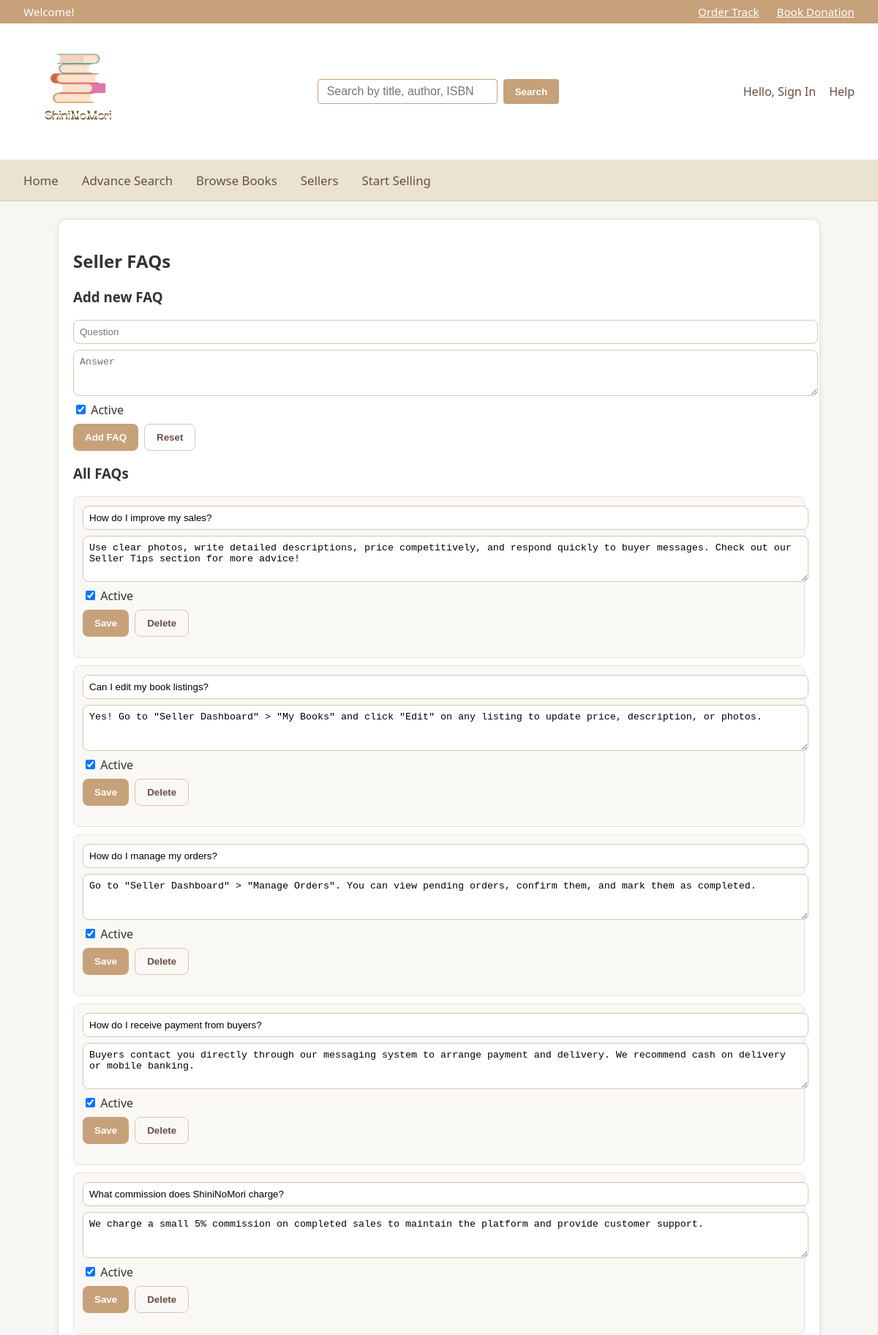
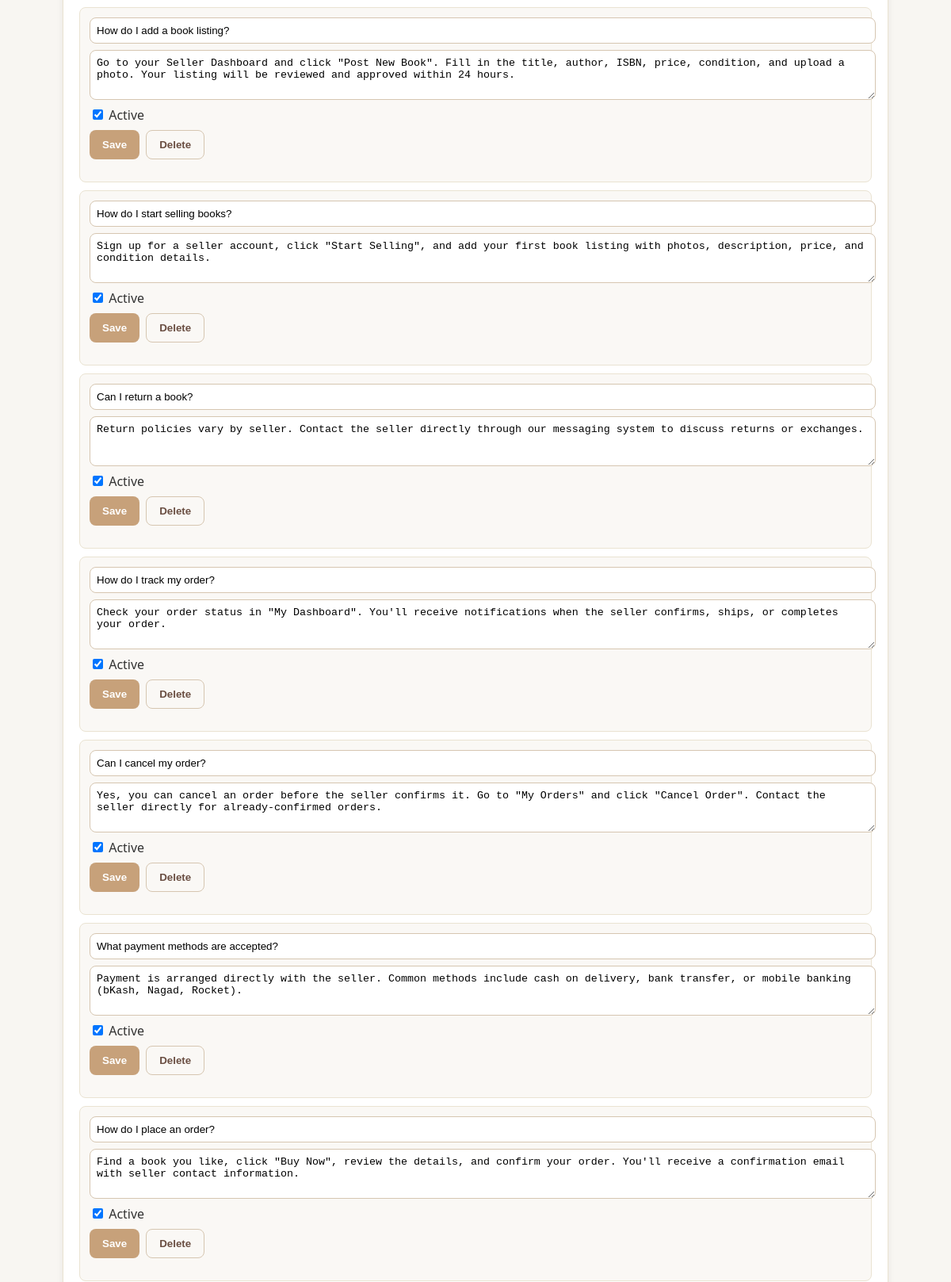
Page /admin_faqs.php (signed in, upper part) on the committed database (2 pictures, top to bottom).
### tables this page shows
CREATE TABLE IF NOT EXISTS faqs (
    id INT AUTO_INCREMENT PRIMARY KEY,
    question VARCHAR(500) NOT NULL,
    answer TEXT NOT NULL,
    category ENUM('general','buyer','seller') DEFAULT 'general',
    is_active TINYINT(1) DEFAULT 1,
    display_order INT DEFAULT 0,
    created_at TIMESTAMP DEFAULT CURRENT_TIMESTAMP,
    updated_at TIMESTAMP DEFAULT CURRENT_TIMESTAMP ON UPDATE CURRENT_TIMESTAMP,
    INDEX idx_faq_category (category),
    INDEX idx_faq_active (is_active),
    INDEX idx_faq_order (display_order)
);

### inc/faq.php (called while the page is built, shortened)
<?php
if (!function_exists('faq_ensure_table')) {
    function faq_ensure_table(mysqli $mysqli): void {
        $sql = "CREATE TABLE IF NOT EXISTS faqs (
            id INT AUTO_INCREMENT PRIMARY KEY,
            question TEXT NOT NULL,
            answer TEXT NOT NULL,
            is_active TINYINT(1) NOT NULL DEFAULT 1,
            created_at TIMESTAMP DEFAULT CURRENT_TIMESTAMP,
            updated_at TIMESTAMP DEFAULT CURRENT_TIMESTAMP ON UPDATE CURRENT_TIMESTAMP
        ) ENGINE=InnoDB DEFAULT CHARSET=utf8mb4";
    }
}
if (!function_exists('faq_all')) {
    function faq_all(mysqli $mysqli, bool $only_active = true, ?int $limit = null): array {
        $where = $only_active ? 'WHERE is_active = 1' : '';
        $limitSql = ($limit && $limit > 0) ? ' LIMIT ' . (int)$limit : '';
        $res = mysqli_query($mysqli, "SELECT id, question, answer, is_active, created_at, updated_at FROM faqs {$where} ORDER BY id DESC{$limitSql}");
        $rows = [];
        if ($res) { while ($r = mysqli_fetch_assoc($res)) { $rows[] = $r; } }
        return $rows;
    }
}
?>

### admin_faqs.php (the view, shortened to what this page needs)
<?php
require_once __DIR__ . '/inc/db.php';
require_once __DIR__ . '/inc/faq.php';
$faqs = faq_all($mysqli, false);
function h($v){ return htmlspecialchars((string)$v, ENT_QUOTES, 'UTF-8'); }
?>
<!DOCTYPE html>
<html lang="en">
<head>
    <link rel="stylesheet" href="styles/main.css">
    <link rel="stylesheet" href="styles/components.css">
</head>
<body>
    <?php $activePage = ''; include __DIR__ . '/inc/site_header.php'; ?>
    <main class="admin-wrap">
        <h2>Seller FAQs</h2>
        <h3>Add new FAQ</h3>
        <form method="POST" class="form-grid">
            <input type="text" name="question" placeholder="Question" required>
            <textarea name="answer" rows="3" placeholder="Answer" required></textarea>
            <label><input type="checkbox" name="is_active" checked> Active</label>
            <div class="actions">
                <button type="submit" class="btn btn-primary">Add FAQ</button>
                <button type="reset" class="btn btn-secondary">Reset</button>
            </div>
        </form>
        <h3>All FAQs</h3>
        <?php foreach ($faqs as $f): ?>
            <div class="faq-row">
                <form method="POST" class="form-grid">
                    <input type="text" name="question" value="<?= h($f['question']) ?>" required>
                    <textarea name="answer" rows="3" required><?= h($f['answer']) ?></textarea>
                    <label><input type="checkbox" name="is_active" <?= $f['is_active'] ? 'checked' : '' ?>> Active</label>
                    <div class="actions">
                        <button type="submit" class="btn btn-primary">Save</button>
                        <button formmethod="POST" formaction="admin_faqs.php" name="action" value="delete" class="btn btn-secondary" onclick="return confirm('Delete this FAQ?')">Delete</button>
                    </div>
                </form>
            </div>
        <?php endforeach; ?>
    </main>
</body>
</html>

### inc/site_header.php (shortened to what this page needs)
<?php
$active = isset($activePage) ? $activePage : '';
?>
<header>
    <div class="top-bar">
        <span>Welcome!</span>
        <?php if (!empty($_SESSION['user_id'])): ?>
            <a href="#" id="order-track">Order Track</a>
        <?php endif; ?>
        <a href="donate.html">Book Donation</a>
    </div>
    <div class="main-header">
        <div class="header-left">
            <a href="index.php" class="logo">
                <img src="others/freepik-vintage-elegant-book-store-logo-20250927055224SgR2.png" alt="ShiniNoMori Logo" style="height:150px;display:block;">
            </a>
        </div>
        <div class="header-center">
            <form id="search-form-header" action="browse.php" method="GET">
                <input type="text" name="keywords" placeholder="Search by title, author, ISBN" value="<?= htmlspecialchars($_GET['keywords'] ?? '', ENT_QUOTES, 'UTF-8') ?>">
                <button type="submit">Search</button>
            </form>
        </div>
        <div class="header-right">
            <a href="signin.php" id="signin-link">Hello, Sign In</a>
            <a href="faq.html">Help</a>
        </div>
    </div>
    <nav class="nav-bar">
    <a href="index.php" class="<?= $active==='home' ? 'active' : '' ?>">Home</a>
    <a href="advance_search.php" class="<?= $active==='search' ? 'active' : '' ?>">Advance Search</a>
        <a href="browse.php" class="<?= $active==='browse' ? 'active' : '' ?>">Browse Books</a>
        <a href="sellers.php" class="<?= $active==='sellers' ? 'active' : '' ?>">Sellers</a>
        <a href="start-selling.php" id="start-selling-link" class="<?= $active==='start-selling' ? 'active' : '' ?>">Start Selling</a>
    </nav>
</header>

### styles/main.css (style rules this page uses)
body { margin: 0; font-family: 'Segoe UI', Arial, sans-serif; background: #f8f6f2; color: #333; }
main { max-width: 900px; margin: 40px auto 0 auto; padding: 20px; background: #fff; border-radius: 8px; box-shadow: 0 2px 8px rgba(0,0,0,0.07); }

### styles/components.css (style rules this page uses)
.top-bar { background: #c7a17a; color: #fff; font-size: 0.95rem; padding: 6px 0; display: flex; justify-content: flex-end; gap: 24px; align-items: center; padding-right: 32px; }
.top-bar span { margin-right: auto; margin-left: 32px; font-weight: 500; }
.top-bar a { color: #fff; text-decoration: underline; font-weight: 500; }
.main-header { display: flex; justify-content: space-between; align-items: center; background: #fff; padding: 18px 32px; border-bottom: 1px solid #eae3d2; }
.logo { font-size: 1.4rem; font-weight: bold; color: #6a4e42; text-decoration: none; }
.header-center form { display: flex; gap: 8px; }
.header-center input[type="text"] { padding: 7px 12px; border: 1px solid #c7a17a; border-radius: 4px; font-size: 1rem; width: 220px; }
.header-center button { padding: 7px 16px; background: #c7a17a; color: #fff; border: none; border-radius: 4px; font-weight: bold; cursor: pointer; transition: background 0.2s; }
.header-right { display: flex; gap: 18px; align-items: center; }
.header-right a { color: #6a4e42; text-decoration: none; font-weight: 500; position: relative; }
.nav-bar { display: flex; gap: 32px; background: #eae3d2; padding: 12px 32px; border-bottom: 1px solid #d6c6b1; }
.nav-bar a { color: #6a4e42; text-decoration: none; font-weight: 500; font-size: 1.05rem; padding: 4px 0; transition: color 0.2s; }
.btn { display: inline-block; border: none; cursor: pointer; }
.btn-primary { padding: 10px 16px; background: #c7a17a; color: #fff; border-radius: 8px; font-weight: 700; transition: background 0.2s, transform 0.02s; }
.btn-secondary { padding: 10px 16px; background: transparent; color: #6a4e42; border: 1px solid #d6c6b1; border-radius: 8px; font-weight: 600; transition: background 0.2s, color 0.2s, border-color 0.2s; }

### admin_faqs.php (style rules this page uses)
.admin-wrap { max-width:1000px;margin:24px auto;background:#fff;border-radius:12px;border:1px solid #eae3d2;padding:20px; }
.faq-row { border:1px solid #eae3d2;border-radius:8px;padding:12px;margin-bottom:10px;background:#faf8f5; }
.form-grid { display:grid;grid-template-columns:1fr;gap:8px;margin-bottom:16px }
textarea, input[type=text] { padding:8px;border:1px solid #d6c6b1;border-radius:8px;width:100% }
.actions { display:flex;gap:8px }

### rows in the picture
faqs: question "How do I improve my sales?", answer "Use clear photos, write detailed descriptions, price competitively, and respond quickly to buyer messages. Check out our Seller Tips section for more advice!", is_active "☑"
faqs: question "Can I edit my book listings?", answer "Yes! Go to \"Seller Dashboard\" > \"My Books\" and click \"Edit\" on any listing to update price, description, or photos.", is_active "☑"
faqs: question "How do I manage my orders?", answer "Go to \"Seller Dashboard\" > \"Manage Orders\". You can view pending orders, confirm them, and mark them as completed.", is_active "☑"
faqs: question "How do I receive payment from buyers?", answer "Buyers contact you directly through our messaging system to arrange payment and delivery. We recommend cash on delivery or mobile banking.", is_active "☑"
faqs: question "What commission does ShiniNoMori charge?", answer "We charge a small 5% commission on completed sales to maintain the platform and provide customer support.", is_active "☑"
faqs: question "How do I add a book listing?", answer "Go to your Seller Dashboard and click \"Post New Book\". Fill in the title, author, ISBN, price, condition, and upload a photo. Your listing will be reviewed and approved within 24 hours.", is_active "☑"
faqs: question "How do I start selling books?", answer "Sign up for a seller account, click \"Start Selling\", and add your first book listing with photos, description, price, and condition details.", is_active "☑"
faqs: question "Can I return a book?", answer "Return policies vary by seller. Contact the seller directly through our messaging system to discuss returns or exchanges.", is_active "☑"
faqs: question "How do I track my order?", answer "Check your order status in \"My Dashboard\". You'll receive notifications when the seller confirms, ships, or completes your order.", is_active "☑"
faqs: question "Can I cancel my order?", answer "Yes, you can cancel an order before the seller confirms it. Go to \"My Orders\" and click \"Cancel Order\". Contact the seller directly for already-confirmed orders.", is_active "☑"
faqs: question "What payment methods are accepted?", answer "Payment is arranged directly with the seller. Common methods include cash on delivery, bank transfer, or mobile banking (bKash, Nagad, Rocket).", is_active "☑"
faqs: question "How do I place an order?", answer "Find a book you like, click \"Buy Now\", review the details, and confirm your order. You'll receive a confirmation email with seller contact information.", is_active "☑"
